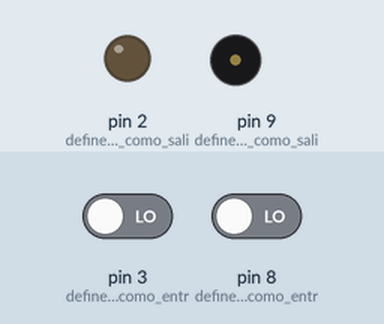
Recording of a sketch running on a simulated Arduino Uno, built with avr-gcc and run on an emulated ATmega328P. Shown: output pins drawn as LEDs (lit = HIGH), buzzer (waves = sounding). Inputs (shaded band) come from the test bench; at power-on: pin 3 (define_el_pin_3_como_entr) LOW, pin 8 (define_el_pin_8_como_entr) LOW.

Above: at 1.2 s.
1.3 s: pin 3 (define_el_pin_3_como_entr) driven HIGH
2.8 s: pin 8 (define_el_pin_8_como_entr) driven HIGH
At 4.0 s:
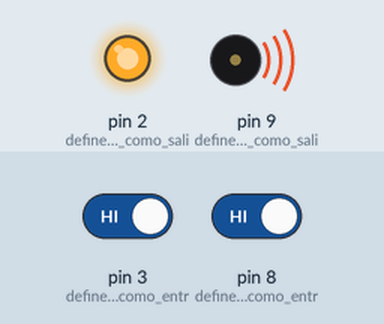
4.3 s: pin 3 (define_el_pin_3_como_entr) driven LOW
At 6.6 s:
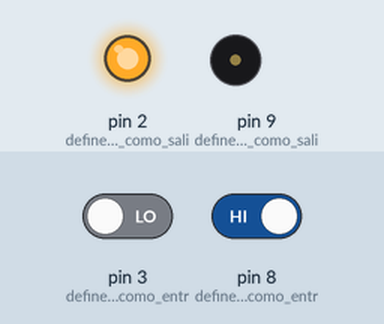
Timing chart, 0 to 8.1 s (numbered marks = the images above; inputs shaded):
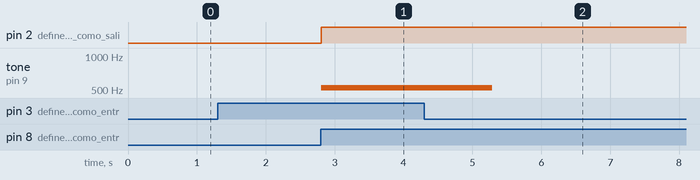

Measured:
- after the input at 2.8 s, pin 2 (define_el_pin_2_como_sali): LOW → HIGH at once; tone on pin 9 (define_el_pin_9_como_sali): silent → 523 Hz at once
- after the input at 4.3 s, tone on pin 9 (define_el_pin_9_como_sali): 523 Hz → silent after 0.99 s

The sketch:

ej_3_Novellino.ino
```cpp
void setup()
{
  pinMode(3, INPUT);//define el pin 3 como entrada
  pinMode(8, INPUT);//define el pin 8 como entrada
  pinMode(2, OUTPUT);//define el pin 2 como salida
  pinMode(9, OUTPUT);//define el pin 9 como salida
}

void loop()
{
  if (digitalRead(3) == HIGH) {//si leo el pin 3 y esta en alto
    if (digitalRead(8) == HIGH) {//si leo en pin 8 y esta en alto
      digitalWrite(2, HIGH);//se prende el pin 2
      tone(9, 523, 1000); //define el tono de la alarma en el pin 9 con una frecuencia de 523 y una distancia de 1000
    } else {//si no se cumple la condicion anterior pasa esto
      noTone(9);//se apaga el parlante
      digitalWrite(2, LOW);//el pin 2 se apaga
    }
  } else {
  }
  delay(10); // Delay a little bit to improve simulation performance//define el tiempo de espera
}
```
